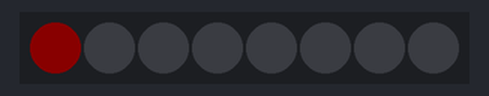
A program run on a simulated ESP32. Parts: 8 RGB LEDs in strip order, left to right. Dim RGB values are drawn brighter than linear.

Above: at 0.1 s.
At 0.8 s:
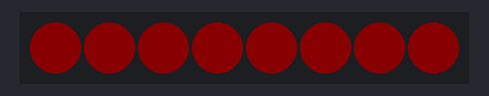
At 2.1 s:
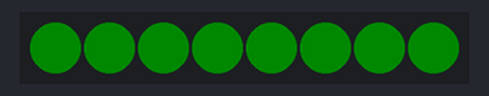
At 3.4 s:
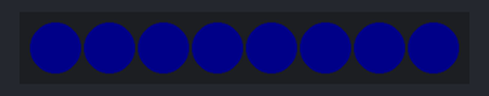
At 4.7 s:
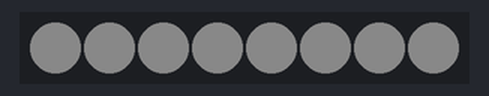
At 6.0 s:
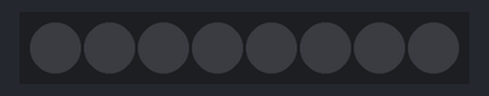
Timing chart, 0 to 40.0 s (numbered marks = the images above):
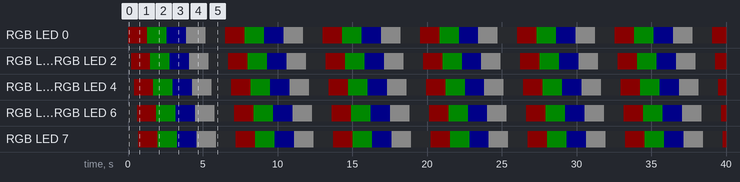

The program:

main.cpp
```cpp
#include <Arduino.h>
#include "Freenove_WS2812_Lib_for_ESP32.h"


#define LEDS_COUNT  8  // The number of led
#define LEDS_PIN	  2  // define the pin connected to the Freenove 8 led strip
#define CHANNEL		  0  // RMT module channel

Freenove_ESP32_WS2812 strip = Freenove_ESP32_WS2812(LEDS_COUNT, LEDS_PIN, CHANNEL, TYPE_GRB);

int m_color[5][3] = { {255, 0, 0}, {0, 255, 0}, {0, 0, 255}, {255, 255, 255}, {0, 0, 0} };
int delayval = 100;

void setup() {
	strip.begin();
	strip.setBrightness(10);
}

void loop() {
	for (int j = 0; j < 5; j++) {
		for (int i = 0; i < LEDS_COUNT; i++) {
			strip.setLedColorData(i, m_color[j][0], m_color[j][1], m_color[j][2]);// Set color data.
			strip.show();   // Send color data to LED, and display.
			delay(delayval);// Interval time of each LED.
		}
		delay(500);       // Interval time of each group of colors.
	}
}
```

Measured:
- by itself, RGB LED 0–7: repeats every 6.5 s: RGB(0, 10, 0) 1.3 s, RGB(0, 0, 10) 1.3 s, RGB(10, 10, 10) 1.3 s, off 1.3 s, RGB(10, 0, 0) 1.3 s
- by itself, everything shown: repeats every 6.5 s, in 25 steps
- what the display in image 1 shows lasts 0.6 s, from 0.7 s to 1.3 s
